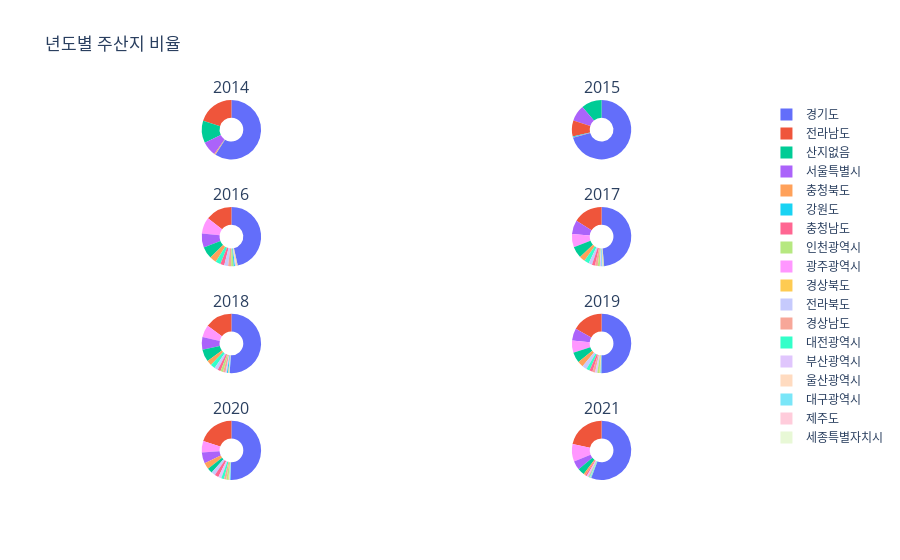

Notebook code for this chart:
### Code cell
specs = [[{'type':'domain'}, {'type':'domain'}], [{'type':'domain'}, {'type':'domain'}],[{'type':'domain'}, {'type':'domain'}],[{'type':'domain'}, {'type':'domain'}]]
fig = make_subplots(rows=4, cols=2, specs=specs,
                    subplot_titles=['2014', '2015', '2016', '2017', '2018', '2019', '2020', '2021'])

fig.add_trace(go.Pie(labels=mus[mus['SALEDATE'].dt.year == 2014].groupby(['SAN_NM'])['TOT_QTY'].sum().reset_index()['SAN_NM'], 
                     values=mus[mus['SALEDATE'].dt.year == 2014].groupby(['SAN_NM'])['TOT_QTY'].sum().reset_index()['TOT_QTY'],
                     name='2014',), 1, 1)
fig.add_trace(go.Pie(labels=mus[mus['SALEDATE'].dt.year == 2015].groupby(['SAN_NM'])['TOT_QTY'].sum().reset_index()['SAN_NM'], 
                     values=mus[mus['SALEDATE'].dt.year == 2015].groupby(['SAN_NM'])['TOT_QTY'].sum().reset_index()['TOT_QTY'],
                     name='2015',), 1, 2)
fig.add_trace(go.Pie(labels=mus[mus['SALEDATE'].dt.year == 2016].groupby(['SAN_NM'])['TOT_QTY'].sum().reset_index()['SAN_NM'], 
                     values=mus[mus['SALEDATE'].dt.year == 2016].groupby(['SAN_NM'])['TOT_QTY'].sum().reset_index()['TOT_QTY'],
                     name='2016',), 2, 1)
fig.add_trace(go.Pie(labels=mus[mus['SALEDATE'].dt.year == 2017].groupby(['SAN_NM'])['TOT_QTY'].sum().reset_index()['SAN_NM'], 
                     values=mus[mus['SALEDATE'].dt.year == 2017].groupby(['SAN_NM'])['TOT_QTY'].sum().reset_index()['TOT_QTY'],
                     name='2017',), 2, 2)
fig.add_trace(go.Pie(labels=mus[mus['SALEDATE'].dt.year == 2018].groupby(['SAN_NM'])['TOT_QTY'].sum().reset_index()['SAN_NM'], 
                     values=mus[mus['SALEDATE'].dt.year == 2018].groupby(['SAN_NM'])['TOT_QTY'].sum().reset_index()['TOT_QTY'],
                     name='2018',), 3, 1)
fig.add_trace(go.Pie(labels=mus[mus['SALEDATE'].dt.year == 2019].groupby(['SAN_NM'])['TOT_QTY'].sum().reset_index()['SAN_NM'], 
                     values=mus[mus['SALEDATE'].dt.year == 2019].groupby(['SAN_NM'])['TOT_QTY'].sum().reset_index()['TOT_QTY'],
                     name='2019',), 3, 2)
fig.add_trace(go.Pie(labels=mus[mus['SALEDATE'].dt.year == 2020].groupby(['SAN_NM'])['TOT_QTY'].sum().reset_index()['SAN_NM'], 
                     values=mus[mus['SALEDATE'].dt.year == 2020].groupby(['SAN_NM'])['TOT_QTY'].sum().reset_index()['TOT_QTY'],
                     name='2020',), 4, 1)
fig.add_trace(go.Pie(labels=mus[mus['SALEDATE'].dt.year == 2021].groupby(['SAN_NM'])['TOT_QTY'].sum().reset_index()['SAN_NM'], 
                     values=mus[mus['SALEDATE'].dt.year == 2021].groupby(['SAN_NM'])['TOT_QTY'].sum().reset_index()['TOT_QTY'],
                     name='2021',), 4, 2)

fig.update_traces(hole=.4, hoverinfo='label+percent+name', textinfo='none')
fig.update(layout_title_text='년도별 주산지 비율',
           layout_showlegend=True)

fig = go.Figure(fig)
fig.show()

### Figure 1 — Plotly figure (JSON) as saved in the notebook; plotly's stock layout.template omitted (floating-point values rounded to 4 significant figures)
{"data": [{"domain": {"x": [0, 0.45], "y": [0.8438, 1]}, "hole": 0.4, "hoverinfo": "label+percent+name", "labels": ["강원도", "경기도", "경상북도", "광주광역시", "산지없음", "서울특별시", "인천광역시", "전라남도", "충청남도", "충청북도"], "name": "2014", "textinfo": "none", "type": "pie", "values": [4848, 2895000.0, 6, 280, 594573, 388915, 2480, 988777, 2790, 24388]}, {"domain": {"x": [0.55, 1], "y": [0.8438, 1]}, "hole": 0.4, "hoverinfo": "label+percent+name", "labels": ["강원도", "경기도", "경상남도", "광주광역시", "산지없음", "서울특별시", "인천광역시", "전라남도", "전라북도", "충청남도", "충청북도"], "name": "2015", "textinfo": "none", "type": "pie", "values": [22938, 3498000.0, 171, 200, 552682, 436756, 1842, 434683, 525, 6511.0, 1629]}, {"domain": {"x": [0, 0.45], "y": [0.5625, 0.7188]}, "hole": 0.4, "hoverinfo": "label+percent+name", "labels": ["강원도", "경기도", "경상남도", "경상북도", "광주광역시", "대구광역시", "대전광역시", "부산광역시", "산지없음", "서울특별시", "세종특별자치시", "울산광역시", "인천광역시", "전라남도", "전라북도", "제주도", "충청남도", "충청북도"], "name": "2016", "textinfo": "none", "type": "pie", "values": [81210.0, 5371000.0, 186900.0, 35074, 1025000.0, 10700, 318804, 81170.0, 754100.0, 877100.0, 2940, 37530.0, 156725, 1670000.0, 246242, 3824, 249900.0, 421000.0]}, {"domain": {"x": [0.55, 1], "y": [0.5625, 0.7188]}, "hole": 0.4, "hoverinfo": "label+percent+name", "labels": ["강원도", "경기도", "경상남도", "경상북도", "광주광역시", "대구광역시", "대전광역시", "부산광역시", "산지없음", "서울특별시", "세종특별자치시", "울산광역시", "인천광역시", "전라남도", "전라북도", "제주도", "충청남도", "충청북도"], "name": "2017", "textinfo": "none", "type": "pie", "values": [62550.0, 7026000.0, 217600.0, 47010.0, 1048650, 32037, 375860, 139800.0, 901100.0, 1085000.0, 100, 51218, 162032, 2323000.0, 273929, 2379, 241500.0, 457400.0]}, {"domain": {"x": [0, 0.45], "y": [0.2812, 0.4375]}, "hole": 0.4, "hoverinfo": "label+percent+name", "labels": ["강원도", "경기도", "경상남도", "경상북도", "광주광역시", "대구광역시", "대전광역시", "부산광역시", "산지없음", "서울특별시", "울산광역시", "인천광역시", "전라남도", "전라북도", "충청남도", "충청북도"], "name": "2018", "textinfo": "none", "type": "pie", "values": [94050.0, 7149000.0, 192500.0, 45000.0, 955659, 33994, 358488, 108000.0, 949600.0, 954101, 39990.0, 196559, 2074000.0, 276007, 225900.0, 385300.0]}, {"domain": {"x": [0.55, 1], "y": [0.2812, 0.4375]}, "hole": 0.4, "hoverinfo": "label+percent+name", "labels": ["강원도", "경기도", "경상남도", "경상북도", "광주광역시", "대구광역시", "대전광역시", "부산광역시", "산지없음", "서울특별시", "울산광역시", "인천광역시", "전라남도", "전라북도", "충청남도", "충청북도"], "name": "2019", "textinfo": "none", "type": "pie", "values": [30790.0, 6623000.0, 192500.0, 50020.0, 874300.0, 18160.0, 243160, 161100.0, 748800.0, 887500.0, 31510.0, 154600.0, 2213000.0, 338100.0, 221000.0, 419200.0]}, {"domain": {"x": [0, 0.45], "y": [0, 0.1562]}, "hole": 0.4, "hoverinfo": "label+percent+name", "labels": ["강원도", "경기도", "경상남도", "경상북도", "광주광역시", "대구광역시", "대전광역시", "부산광역시", "산지없음", "서울특별시", "세종특별자치시", "울산광역시", "인천광역시", "전라남도", "전라북도", "제주도", "충청남도", "충청북도"], "name": "2020", "textinfo": "none", "type": "pie", "values": [33014, 6357000.0, 150500.0, 43870.0, 783200.0, 40450.0, 193385, 214100.0, 355000.0, 752900.0, 600, 35400.0, 135500.0, 2511000.0, 277400.0, 216, 270200.0, 430400.0]}, {"domain": {"x": [0.55, 1], "y": [0, 0.1562]}, "hole": 0.4, "hoverinfo": "label+percent+name", "labels": ["강원도", "경기도", "경상남도", "경상북도", "광주광역시", "대구광역시", "대전광역시", "부산광역시", "산지없음", "서울특별시", "울산광역시", "인천광역시", "전라남도", "전라북도", "제주도", "충청남도", "충청북도"], "name": "2021", "textinfo": "none", "type": "pie", "values": [8191.0, 2541000.0, 25160.0, 1065.0, 434300.0, 2716.0, 19520.0, 39400.0, 173900.0, 219900.0, 1260.0, 10442, 985300.0, 11390.0, 285, 41744, 46435]}], "layout": {"annotations": [{"font": {"size": 16}, "showarrow": false, "text": "2014", "x": 0.225, "xanchor": "center", "xref": "paper", "y": 1, "yanchor": "bottom", "yref": "paper"}, {"font": {"size": 16}, "showarrow": false, "text": "2015", "x": 0.775, "xanchor": "center", "xref": "paper", "y": 1, "yanchor": "bottom", "yref": "paper"}, {"font": {"size": 16}, "showarrow": false, "text": "2016", "x": 0.225, "xanchor": "center", "xref": "paper", "y": 0.7188, "yanchor": "bottom", "yref": "paper"}, {"font": {"size": 16}, "showarrow": false, "text": "2017", "x": 0.775, "xanchor": "center", "xref": "paper", "y": 0.7188, "yanchor": "bottom", "yref": "paper"}, {"font": {"size": 16}, "showarrow": false, "text": "2018", "x": 0.225, "xanchor": "center", "xref": "paper", "y": 0.4375, "yanchor": "bottom", "yref": "paper"}, {"font": {"size": 16}, "showarrow": false, "text": "2019", "x": 0.775, "xanchor": "center", "xref": "paper", "y": 0.4375, "yanchor": "bottom", "yref": "paper"}, {"font": {"size": 16}, "showarrow": false, "text": "2020", "x": 0.225, "xanchor": "center", "xref": "paper", "y": 0.1562, "yanchor": "bottom", "yref": "paper"}, {"font": {"size": 16}, "showarrow": false, "text": "2021", "x": 0.775, "xanchor": "center", "xref": "paper", "y": 0.1562, "yanchor": "bottom", "yref": "paper"}], "showlegend": true, "title": {"text": "년도별 주산지 비율"}}}
